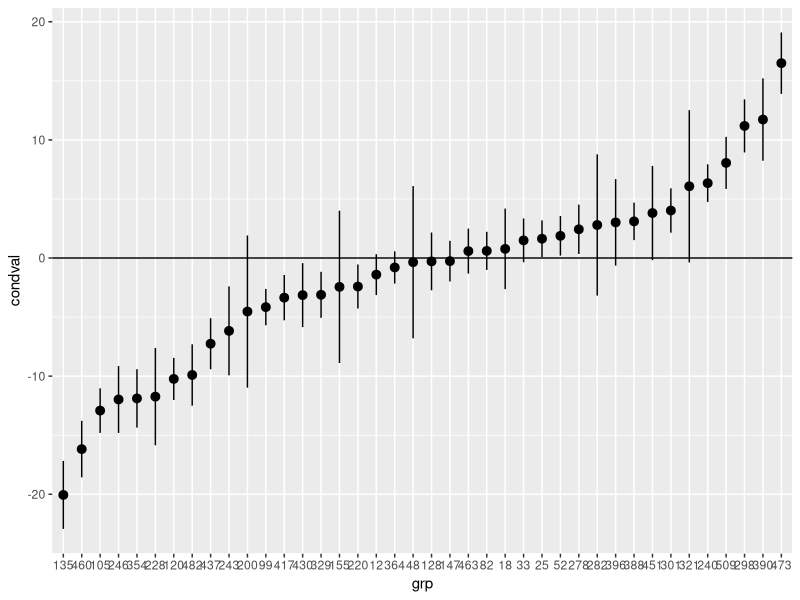

The R script that drew this image:
## ---- chunk 1
knitr::opts_chunk$set(echo = TRUE)
## ---- chunk 2
library(tidyverse)
library(lmerTest)
library(DiagrammeR)
schools <- read_csv('data/cmm/5.1.txt')

## ---- chunk 3
m1 <- lmer(score ~  (1|schoolid), data=schools) 
summary(m1)
ranova(m1)
## ---- chunk 4
m2 <- lmer(score ~ female + (1|schoolid), data=schools) 
summary(m2)
ranova(m2)
## ---- chunk 5
ranef(m1) %>% as_tibble() %>% 
  sample_n(40) %>% 
  ggplot(aes(grp, condval, ymin=condval-condsd, ymax=condval+condsd)) + 
  geom_pointrange() + 
  geom_hline(yintercept=0)
## ---- chunk 6
grViz("
      digraph ab {
      Smoking -> Unknown -> Stroke2
      Unknown -> Stroke1
      Stroke1 -> Stroke2 [style=invis]
      }
      ", height=300)
